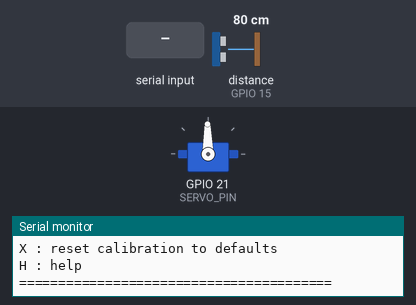
A sketch run on a simulated ESP32-S3. Parts: servo, the last lines printed to the serial monitor. Wiring (inferred from the names in the program): servo: signal GPIO 21. Inputs (shaded band) come from the test bench; at power-on: distance to the obstacle (sensor on GPIO 15) 80 cm. The echo pulse lasts 58.3 µs per cm; EEPROM starts erased; servo pulses on a pin are drawn as a servo (544–2400 µs = 0–180°).

Above: at 3.0 s.
3.1 s: "S\n" received over Serial
At 4.0 s:
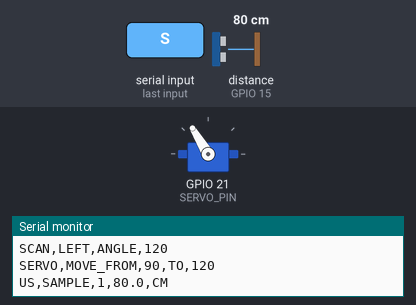
9.6 s: "R\n" received over Serial
At 10.2 s:
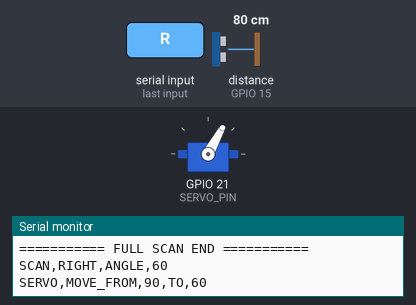
11.1 s: "A\n" received over Serial
At 11.4 s:
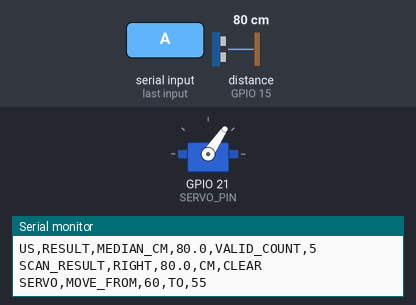
12.6 s: "D\n" received over Serial
At 13.6 s:
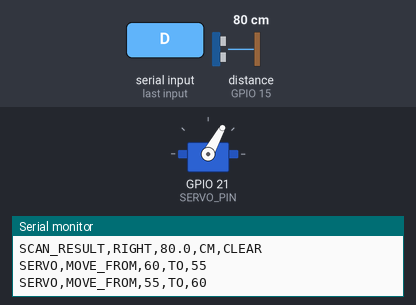
Timing chart, 0 to 15.1 s (numbered marks = the images above; inputs shaded):
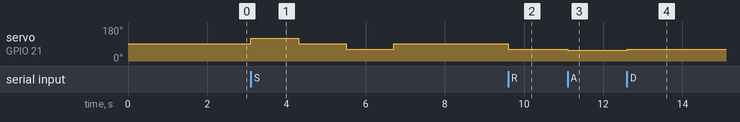

Measured:
- after the input at 3.1 s, servo on GPIO 21 (SERVO_PIN): 91° → 121° at once, → 91° 1.2 s later, → 61° 1.2 s later, → 91° 1.2 s later
- after the input at 9.6 s, servo on GPIO 21 (SERVO_PIN): 91° → 61° at once
- after the input at 11.1 s, servo on GPIO 21 (SERVO_PIN): 61° → 56° at once
- after the input at 12.6 s, servo on GPIO 21 (SERVO_PIN): 56° → 61° at once

The sketch:

Atlas_6_0_Servo_US100_Front_Calibration_V2.ino
```cpp
/*
  Atlas 6.0 - Servo + US-100 Front Calibration V2
  ------------------------------------------------
  Target:
    ESP32 DEVKIT V1 first (known-good board)
    Also portable to ESP32-S3 because it uses basic GPIO timing.

  Wiring:
    Servo Signal -> GPIO21
    Servo VCC    -> ESP32 5V
    Servo GND    -> ESP32 GND


    US-100 TRIG  -> GPIO14
    US-100 ECHO  -> GPIO15
    US-100 VCC   -> 3V3
    US-100 GND   -> GND

  Serial Monitor:
    115200 baud

  Commands:
    A = current angle - 5 deg
    D = current angle + 5 deg
    F = save CURRENT angle as physical FRONT/CENTER
    V = invert LEFT/RIGHT direction and save
    C = move to calibrated CENTER and measure
    L = move to calibrated LEFT and measure
    R = move to calibrated RIGHT and measure
    S = full LEFT -> CENTER -> RIGHT -> CENTER scan
    M = measure at current angle
    P = print calibration
    X = reset calibration to defaults
    H = help
*/

#include <Arduino.h>
#include <Preferences.h>

static const uint8_t SERVO_PIN = 21;
static const uint8_t US_TRIG_PIN = 14;
static const uint8_t US_ECHO_PIN = 15;

static const uint16_t SERVO_PERIOD_US = 20000;
static const uint16_t SERVO_MIN_PULSE_US = 1000;
static const uint16_t SERVO_MAX_PULSE_US = 2000;

static const int SERVO_MIN_ANGLE = 5;
static const int SERVO_MAX_ANGLE = 175;
static const int CAL_STEP_DEG = 5;
static const int SCAN_OFFSET_DEG = 30;

static const uint32_t SERVO_MOVE_HOLD_MS = 650;
static const uint32_t SERVO_SETTLE_AFTER_MOVE_MS = 180;

static const uint32_t ECHO_TIMEOUT_US = 30000UL;
static const int US_SAMPLES = 5;
static const int US_MIN_VALID = 3;

Preferences prefs;

int currentAngle = 90;
int centerAngle = 90;
int leftDirectionSign = +1;

uint16_t angleToPulseUs(int angle) {
  angle = constrain(angle, 0, 180);
  return (uint16_t)map(angle, 0, 180, SERVO_MIN_PULSE_US, SERVO_MAX_PULSE_US);
}

void holdServoAtAngle(int angle, uint32_t durationMs) {
  angle = constrain(angle, SERVO_MIN_ANGLE, SERVO_MAX_ANGLE);
  currentAngle = angle;

  const uint16_t pulseUs = angleToPulseUs(angle);
  const uint32_t cycles = max((uint32_t)1, durationMs / 20);

  for (uint32_t i = 0; i < cycles; i++) {
    digitalWrite(SERVO_PIN, HIGH);
    delayMicroseconds(pulseUs);
    digitalWrite(SERVO_PIN, LOW);
    delayMicroseconds(SERVO_PERIOD_US - pulseUs);
  }

  digitalWrite(SERVO_PIN, LOW);
}

void moveServo(int angle) {
  angle = constrain(angle, SERVO_MIN_ANGLE, SERVO_MAX_ANGLE);

  Serial.print("SERVO,MOVE_FROM,");
  Serial.print(currentAngle);
  Serial.print(",TO,");
  Serial.println(angle);

  holdServoAtAngle(angle, SERVO_MOVE_HOLD_MS);
  delay(SERVO_SETTLE_AFTER_MOVE_MS);
}

float readDistanceOnceCm() {
  digitalWrite(US_TRIG_PIN, LOW);
  delayMicroseconds(3);
  digitalWrite(US_TRIG_PIN, HIGH);
  delayMicroseconds(10);
  digitalWrite(US_TRIG_PIN, LOW);

  uint32_t durationUs = pulseIn(US_ECHO_PIN, HIGH, ECHO_TIMEOUT_US);
  if (durationUs == 0) return NAN;

  float cm = durationUs * 0.0343f / 2.0f;
  if (cm < 2.0f || cm > 400.0f) return NAN;

  return cm;
}

void sortFloats(float *a, int n) {
  for (int i = 0; i < n; i++) {
    for (int j = i + 1; j < n; j++) {
      if (a[j] < a[i]) {
        float t = a[i];
        a[i] = a[j];
        a[j] = t;
      }
    }
  }
}

float readMedianDistanceCm() {
  float valid[US_SAMPLES];
  int count = 0;

  for (int i = 0; i < US_SAMPLES; i++) {
    float cm = readDistanceOnceCm();

    Serial.print("US,SAMPLE,");
    Serial.print(i + 1);
    Serial.print(",");

    if (isnan(cm)) {
      Serial.println("INVALID");
    } else {
      Serial.print(cm, 1);
      Serial.println(",CM");
      valid[count++] = cm;
    }

    delay(70);
  }

  if (count < US_MIN_VALID) {
    Serial.print("US,RESULT,UNKNOWN,VALID_COUNT,");
    Serial.println(count);
    return NAN;
  }

  sortFloats(valid, count);

  float median;
  if (count % 2 == 1) {
    median = valid[count / 2];
  } else {
    median = (valid[count / 2 - 1] + valid[count / 2]) / 2.0f;
  }

  Serial.print("US,RESULT,MEDIAN_CM,");
  Serial.print(median, 1);
  Serial.print(",VALID_COUNT,");
  Serial.println(count);

  return median;
}

const char* distanceState(float cm) {
  if (isnan(cm)) return "UNKNOWN";
  if (cm <= 30.0f) return "BLOCKED";
  if (cm <= 45.0f) return "CAUTION";
  return "CLEAR";
}

int leftAngle() {
  return centerAngle + leftDirectionSign * SCAN_OFFSET_DEG;
}

int rightAngle() {
  return centerAngle - leftDirectionSign * SCAN_OFFSET_DEG;
}

bool scanAnglesValid() {
  int l = leftAngle();
  int r = rightAngle();

  return (
    l >= SERVO_MIN_ANGLE &&
    l <= SERVO_MAX_ANGLE &&
    r >= SERVO_MIN_ANGLE &&
    r <= SERVO_MAX_ANGLE
  );
}

void printCalibration() {
  Serial.println();
  Serial.println("========== ATLAS SERVO CALIBRATION ==========");
  Serial.print("CURRENT ANGLE : ");
  Serial.println(currentAngle);

  Serial.print("CENTER ANGLE  : ");
  Serial.println(centerAngle);

  Serial.print("LEFT SIGN     : ");
  Serial.println(leftDirectionSign);

  Serial.print("LEFT ANGLE    : ");
  Serial.println(leftAngle());

  Serial.print("RIGHT ANGLE   : ");
  Serial.println(rightAngle());

  Serial.print("SCAN VALID    : ");
  Serial.println(scanAnglesValid() ? "YES" : "NO");

  if (!scanAnglesValid()) {
    Serial.println("WARNING: CENTER too close to servo end-stop for +/-30 deg scan.");
    Serial.println("Re-seat horn mechanically or choose a safer CENTER angle.");
  }

  Serial.println("=============================================");
  Serial.println();
}

float moveAndMeasure(const char* label, int angle) {
  if (
    angle < SERVO_MIN_ANGLE ||
    angle > SERVO_MAX_ANGLE
  ) {
    Serial.print("ERROR,ANGLE_OUT_OF_RANGE,");
    Serial.print(label);
    Serial.print(",");
    Serial.println(angle);
    return NAN;
  }

  Serial.println();
  Serial.print("SCAN,");
  Serial.print(label);
  Serial.print(",ANGLE,");
  Serial.println(angle);

  moveServo(angle);

  float cm = readMedianDistanceCm();

  Serial.print("SCAN_RESULT,");
  Serial.print(label);
  Serial.print(",");

  if (isnan(cm)) {
    Serial.println("UNKNOWN");
  } else {
    Serial.print(cm, 1);
    Serial.print(",CM,");
    Serial.println(distanceState(cm));
  }

  return cm;
}

void saveCenter() {
  centerAngle = currentAngle;
  prefs.putInt("center", centerAngle);

  Serial.print("CALIBRATION,SAVED_CENTER,");
  Serial.println(centerAngle);

  printCalibration();
}

void invertDirection() {
  leftDirectionSign *= -1;
  prefs.putInt("leftSign", leftDirectionSign);

  Serial.print("CALIBRATION,LEFT_RIGHT_INVERTED,SIGN,");
  Serial.println(leftDirectionSign);

  printCalibration();
}

void fullScan() {
  if (!scanAnglesValid()) {
    Serial.println("SCAN,ABORTED,ANGLES_OUT_OF_SAFE_RANGE");
    printCalibration();
    return;
  }

  Serial.println();
  Serial.println("========== FULL SCAN BEGIN ==========");

  float l = moveAndMeasure("LEFT", leftAngle());
  float c = moveAndMeasure("CENTER", centerAngle);
  float r = moveAndMeasure("RIGHT", rightAngle());

  moveServo(centerAngle);

  Serial.println();
  Serial.println("========== SCAN SUMMARY ==========");

  Serial.print("LEFT,");
  if (isnan(l)) Serial.println("UNKNOWN");
  else {
    Serial.print(l, 1);
    Serial.print(",CM,");
    Serial.println(distanceState(l));
  }

  Serial.print("CENTER,");
  if (isnan(c)) Serial.println("UNKNOWN");
  else {
    Serial.print(c, 1);
    Serial.print(",CM,");
    Serial.println(distanceState(c));
  }

  Serial.print("RIGHT,");
  if (isnan(r)) Serial.println("UNKNOWN");
  else {
    Serial.print(r, 1);
    Serial.print(",CM,");
    Serial.println(distanceState(r));
  }

  Serial.println("=========== FULL SCAN END ===========");
}

void resetCalibration() {
  centerAngle = 90;
  currentAngle = 90;
  leftDirectionSign = +1;

  prefs.putInt("center", centerAngle);
  prefs.putInt("leftSign", leftDirectionSign);

  moveServo(centerAngle);

  Serial.println("CALIBRATION,RESET_TO_DEFAULT");
  printCalibration();
}

void printHelp() {
  Serial.println();
  Serial.println("=============== COMMANDS ===============");
  Serial.println("A : servo angle -5 deg");
  Serial.println("D : servo angle +5 deg");
  Serial.println("F : save CURRENT angle as FRONT/CENTER");
  Serial.println("V : invert physical LEFT/RIGHT direction");
  Serial.println("C : go CENTER + measure");
  Serial.println("L : go LEFT + measure");
  Serial.println("R : go RIGHT + measure");
  Serial.println("S : full LEFT/CENTER/RIGHT scan");
  Serial.println("M : measure at current angle");
  Serial.println("P : print calibration");
  Serial.println("X : reset calibration to defaults");
  Serial.println("H : help");
  Serial.println("========================================");
  Serial.println();
}

void setup() {
  Serial.begin(115200);
  delay(1000);

  pinMode(SERVO_PIN, OUTPUT);
  digitalWrite(SERVO_PIN, LOW);

  pinMode(US_TRIG_PIN, OUTPUT);
  pinMode(US_ECHO_PIN, INPUT);
  digitalWrite(US_TRIG_PIN, LOW);

  prefs.begin("atlasServo", false);

  centerAngle = prefs.getInt("center", 90);
  leftDirectionSign = prefs.getInt("leftSign", +1);

  if (leftDirectionSign != +1 && leftDirectionSign != -1) {
    leftDirectionSign = +1;
  }

  currentAngle = centerAngle;

  Serial.println();
  Serial.println("ATLAS 6.0 SERVO + US100 FRONT CALIBRATION V2");
  Serial.println("STATUS,READY");

  moveServo(centerAngle);

  printCalibration();
  printHelp();
}

void loop() {
  if (Serial.available() <= 0) {
    delay(5);
    return;
  }

  char c = (char)Serial.read();

  if (c == '\r' || c == '\n' || c == ' ') {
    return;
  }

  c = toupper(c);

  switch (c) {
    case 'A':
      moveServo(currentAngle - CAL_STEP_DEG);
      break;

    case 'D':
      moveServo(currentAngle + CAL_STEP_DEG);
      break;

    case 'F':
      saveCenter();
      break;

    case 'V':
      invertDirection();
      break;

    case 'C':
      moveAndMeasure("CENTER", centerAngle);
      break;

    case 'L':
      moveAndMeasure("LEFT", leftAngle());
      break;

    case 'R':
      moveAndMeasure("RIGHT", rightAngle());
      break;

    case 'S':
      fullScan();
      break;

    case 'M': {
      float cm = readMedianDistanceCm();
      Serial.print("MEASURE_CURRENT_ANGLE,");
      Serial.print(currentAngle);
      Serial.print(",");
      if (isnan(cm)) {
        Serial.println("UNKNOWN");
      } else {
        Serial.print(cm, 1);
        Serial.print(",CM,");
        Serial.println(distanceState(cm));
      }
      break;
    }

    case 'P':
      printCalibration();
      break;

    case 'X':
      resetCalibration();
      break;

    case 'H':
      printHelp();
      break;

    default:
      Serial.print("ERROR,UNKNOWN_COMMAND,");
      Serial.println(c);
      break;
  }
}
```
